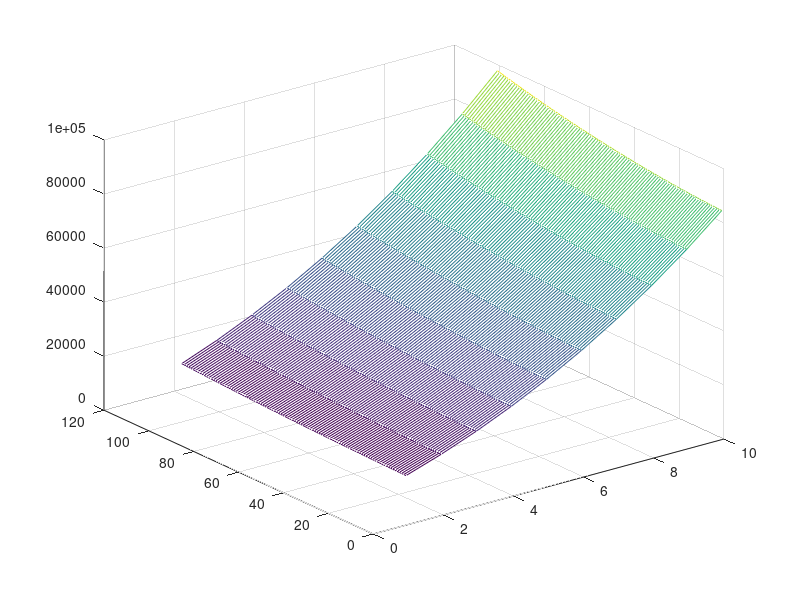

Recreate this plot in MATLAB.
clear;
clc;
close all;
%% Data
load("data.mat");

c = 0.4;
rho = 1.225;
S = 1.2;
b = S/c;
Vel = linspace(130, 230, 10);

function cl = C_L(alpha, v)
    cl = alpha*0.09*pi/180 + v/230;
end

function cm = C_M(alpha, v)
    cm = (alpha*0.09*pi/180 + v/230)*0.00001 + 0.01;
end

%% Load
F_p = zeros(length(theta_deg), length(Vel));

for i = 1:length(theta_deg)
    for k = 1:length(Vel)
        F_p_denom = 2*r*sqrt(1 - ((r^2 - D^2 + P(i)^2)/(2*r*P(i)))^2);
        F_p(i, k) = (rho * Vel(k)^2 * S *(b * C_M(theta_deg(i),Vel(k)) + 0.25*c*C_L(theta_deg(i),Vel(k)))) / F_p_denom;
    end
end

mesh(F_p);
